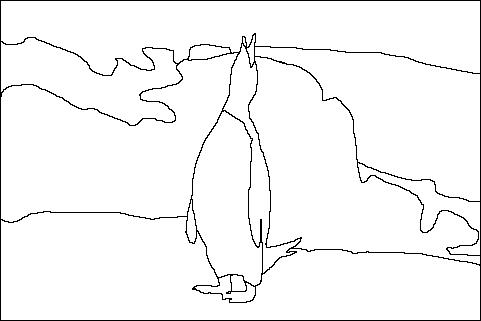
#> input picture EPs/EP07/106024 (1).jpg, 481 x 321 px
$ python canny.py '106024 (1).jpg' '106024 (2).jpg' '106024 (2).jpg' '106024 (2).jpg'
#> lines starting #> are read from the running program, lines starting #| are printed output that depends on the picture; after the words box and inside, x2 and y2 are one past the last pixel; in counts of white or black regions, pixels touching at a corner belong together
# -*- coding: utf-8 -*-
#------------------------------------------------------------------
# LEIA E PREENCHA O CABEÇALHO
# NÃO ALTERE OS NOMES DAS FUNÇÕES
# NÃO APAGUE OS DOCSTRINGS
#------------------------------------------------------------------

'''

    Nome: Caio Túlio de Deus Andrade
    NUSP: 9797232

    Ao preencher esse cabeçalho com o meu nome e o meu número USP,
    declaro que todas as partes originais desse exercício programa (EP)
    foram desenvolvidas e implementadas por mim e que portanto não
    constituem desonestidade acadêmica ou plágio.
    Declaro também que sou responsável por todas as cópias desse
    programa e que não distribui ou facilitei a sua distribuição.
    Estou ciente que os casos de plágio e desonestidade acadêmica
    serão tratados segundo os critérios divulgados na página da
    disciplina.
    Entendo que EPs sem assinatura devem receber nota zero e, ainda
    assim, poderão ser punidos por desonestidade acadêmica.

    Abaixo descreva qualquer ajuda que você recebeu para fazer este
    EP.  Inclua qualquer ajuda recebida por pessoas (inclusive
    monitores e colegas). Com exceção de material de MAC0110, caso
    você tenha utilizado alguma informação, trecho de código,...
    indique esse fato abaixo para que o seu programa não seja
    considerado plágio ou irregular.

    Exemplo:

        A monitora me explicou que eu devia utilizar a função int() quando
        fazemos leitura de números inteiros.

        A minha função quicksort() foi baseada na descrição encontrada na
        página https://www.ime.usp.br/~pf/algoritmos/aulas/quick.html.

    Descrição de ajuda ou indicação de fonte:

'''

##
import cv2 as cv
import sys
import numpy as np
import matplotlib.pyplot as plt

## Constantes
FUNDO = 0
DEBUG = False


def tenta_abrir(caminho):
    """ (string) -> imagem
    RECEBE uma string contendo o caminho relativo de uma imagem
    DEVOLVE a imagem correspondente se o caminho resultar em um arquivo de imagem
    retorna uma exceção se a imagem não existir
    """
#> called with caminho = '106024 (1).jpg'
    try:
        img = cv.imread(caminho)
#> img is the input picture: shape (321, 481, 3); min 0, max 255, mean 245.9
#> call 2 of tenta_abrir, with caminho = '106024 (2).jpg'
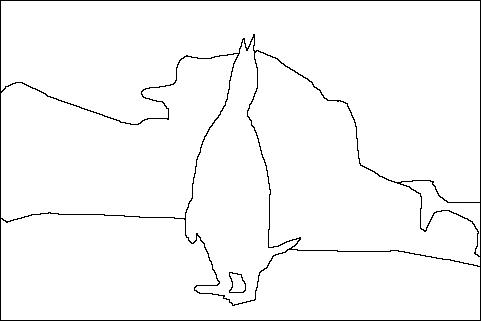
#> input picture EPs/EP07/106024 (2).jpg, 481 x 321 px
#> in tenta_abrir, img is the input picture: shape (321, 481, 3); min 0, max 255, mean 248
        return img
    except:
        print(f"Erro ao abrir a imagem de caminho {caminho}")
        return


def processa_gab(gab):
    """ (imagem) -> imagem
    RECEBE uma imagem de gabarito e
    DEVOLVE a imagem de gabarito em tons de cinza e limiarizada. Fazemos isso
    para evitar eventuais ruidos na imagem de gabarito.
    """
    gray = cv.cvtColor(gab, cv.COLOR_BGR2GRAY)
    _, res = cv.threshold(gray, 125, 255, cv.THRESH_BINARY_INV)
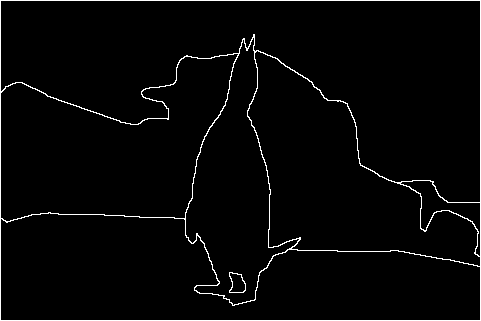
#> res: shape (321, 481); 2.6% white in thin lines or dots

    return res
def main():
    '''
    Carregue as imagens gere o gráfico Recall x Precision
    '''

    if len(sys.argv) < 5:
        print('Quantidade de argumentos passada incorreta. Para executar o programa corretamente, digite:\
                \
                python imagem gabarito1 gabarito2 gabarito3')
        return
    else:
        img = tenta_abrir(sys.argv[1])
        gab1 = tenta_abrir(sys.argv[2])
        gab2 = tenta_abrir(sys.argv[3])
        gab3 = tenta_abrir(sys.argv[4])

        gab1 = processa_gab(gab1)
        gab2 = processa_gab(gab2)
        gab3 = processa_gab(gab3)

        gab = crie_gabarito([gab1, gab2, gab3])
        blur = cv.GaussianBlur(img, (5, 5), 0)
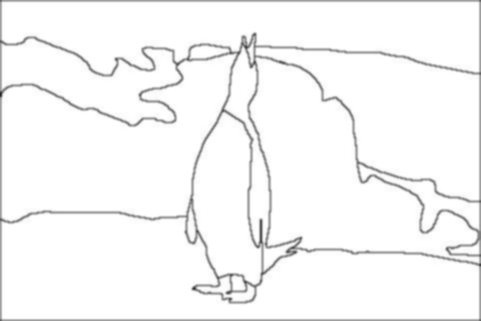
#> blur: shape (321, 481, 3); min 33, max 255, mean 246.7

        borda = cv.Canny(blur, 60, 120)
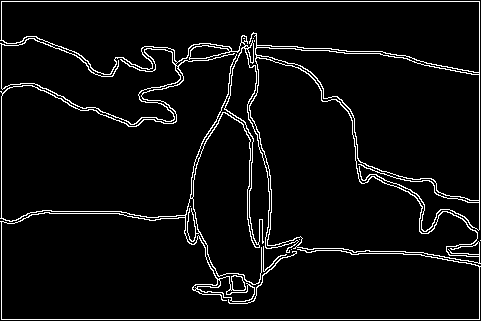
#> borda: shape (321, 481); 5.3% white in thin lines or dots

        if DEBUG:
            cv.imshow("imagem principal", img)
            cv.imshow("imagem gabarito 1", gab1)
            cv.imshow("imagem gabarito 2", gab2)
            cv.imshow("imagem gabarito 3", gab3)

            cv.imshow("Combinacao dos gabaritos", gab)
            cv.imshow("Imagem borrada", blur)
            cv.imshow("Imagem segmentada por canny", borda)
            cv.waitKey(0)


        coords = avalie_canny(blur, gab)
        mostre_resultado(coords)


##

def mostre_resultado( array ):
    ''' (array) -> None
    Recebe um array com pares
    '''
    rc = array.T
    plt.plot( rc[0], rc[1] )
    plt.ylabel('Precision')
    plt.xlabel('Recall')
    plt.show()

##

def crie_gabarito( imgs ):
    ''' (lista de imagens) -> imagem
    Constrói a imagem gabarito a partir de uma lista de imagens com
    anotações de bordas.
    '''


    gab1, gab2, gab3 = imgs
    res = cv.bitwise_or(gab1, gab2)
    return cv.bitwise_or(res, gab3)


def avalie_canny(blur, gab, ini=0, fim=256, passo=5, delta=60):
    ''' (imagem, imagem, int, int, int, int) -> array
    Recebe a imagem blur e um gabarito de bordas gab.
    Deve gerar imagens de  borda usando o método de Canny para o intervalo
    de limiar inferior [ini: fim: passo]. O limiar superior do método de
    Canny deve ser o inferior + delta. Observe que o limiar superior não deve
    ser maior que o valor de fim.
    A função retorna um numpy.ndarray com os pares (recall, precision)
    para cada par de limiares calculados.
    '''
#> called with ini = 0, fim = 256, passo = 5, delta = 60
    img = cv.Canny(blur, 0, delta)
#> img: shape (321, 481); 5.3% white in thin lines or dots

    data = []
    for inicio in range(ini, fim - delta, passo ):
        img = cv.Canny(blur, inicio, inicio + delta)

        # Vamos lidar com valores entre -255 e +255, para tanto, precisamos
        # converter o tipo de dados para 16 bits.
        comparacao = np.subtract(img.astype(np.int16), gab.astype(np.int16))

        # Verifica regiões que são borda tanto na imagem de entrada quanto no
        # gabarito
        intersecta = cv.bitwise_and(img, gab)

        # Seleciona todo pixel (i,j) que é 255 em img e 0 no gabarito
        # (falso positivo)
        FP = np.sum(comparacao == 255)

        # Aqui, pegamos pixels que são 0 na img e 255 no gabarito
        # (falso negativo)
        FN = np.sum(comparacao == -255)

        # Finalmente, pixels que são 255 tanto na imagem quando no gabarito
        # (positivos verdadeiros)
        TP = np.sum(intersecta == 255)

        recall = TP / (TP + FN)
        precision = TP / (TP + FP)

        data.append((precision, recall))
#> this loop made 40 passes
#> (FP, FN, TP, recall, precision) on passes 1 to 12: (7261, 3052, 971, 0.241, 0.118), (7258, 3053, 970, 0.241, 0.118), (7251, 3053, 970, 0.241, 0.118), (7251, 3053, 970, 0.241, 0.118), (7251, 3053, 970, 0.241, 0.118), (7251, 3053, 970, 0.241, 0.118), (7251, 3053, 970, 0.241, 0.118), (7251, 3053, 970, 0.241, 0.118), (7251, 3053, 970, 0.241, 0.118), (7251, 3053, 970, 0.241, 0.118), (7251, 3053, 970, 0.241, 0.118), (7251, 3053, 970, 0.241, 0.118)
#> pass 1, in avalie_canny, `comparacao = np.subtract(img.astype(np.int16), gab.astype(np.int16))`:
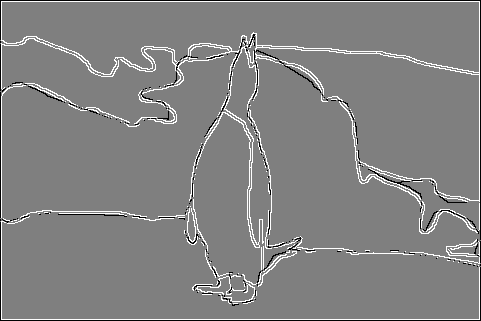
#> comparacao: shape (321, 481) int16; min -255, max 255, mean 7; drawn with min black and max white
#> pass 1, in avalie_canny, `intersecta = cv.bitwise_and(img, gab)`:
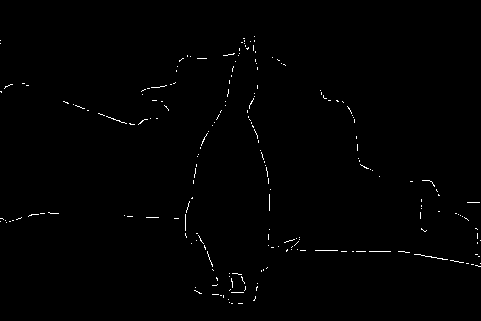
#> intersecta: shape (321, 481); 0.63% white in thin lines or dots, all inside (x1, y1, x2, y2) = (0, 36, 481, 304)
#> after the loop: img: shape (321, 481); 5.3% white in thin lines or dots
#> after the loop, data = 40 pairs, first value 0.117 to 0.118, second value 0.239 to 0.241
    return np.array(data)


if __name__ == '__main__':
    main()
#> in main, `coords = avalie_canny(blur, gab)`: coords has the same summary as data in avalie_canny
#> in mostre_resultado, `plt.show()`:
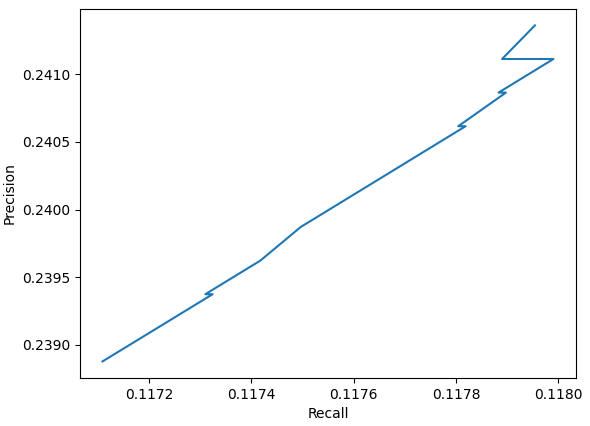
#> figure drawn by matplotlib, 1 panel
